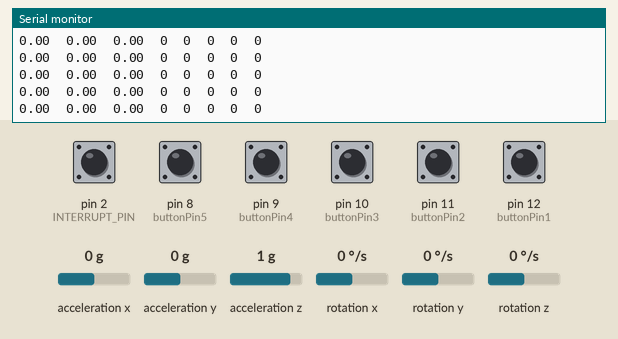
The sketch below on a simulated Arduino Uno, built with avr-gcc and run on an emulated ATmega328P. On the bench: the last lines printed to the serial monitor. The inputs (shaded band) are chosen by the test bench; at power-on: pin 8 (buttonPin5), pin 9 (buttonPin4), pin 10 (buttonPin3), pin 11 (buttonPin2), pin 12 (buttonPin1) HIGH, pin 2 (INTERRUPT_PIN) LOW, acceleration x 0 g, acceleration z 1 g, acceleration y 0 g, rotation x 0 °/s, rotation y 0 °/s, rotation z 0 °/s. The sensor or clock chip raises its interrupt line as the real part does.

Above: at 1.7 s.
1.8 s: acceleration x set to -1.4 g
At 2.5 s:
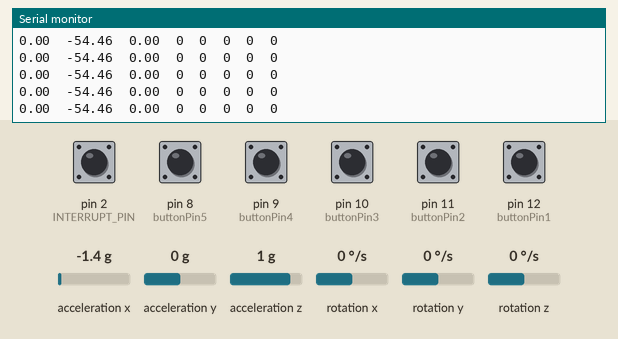
3.3 s: pin 8 (buttonPin5) pulled LOW for 0.15 s
6.4 s: acceleration z set to -1.4 g
At 7.0 s:
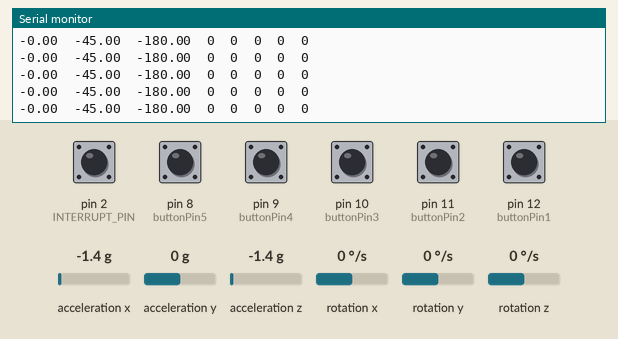
9.4 s: acceleration z set to 0 g
At 10.3 s:
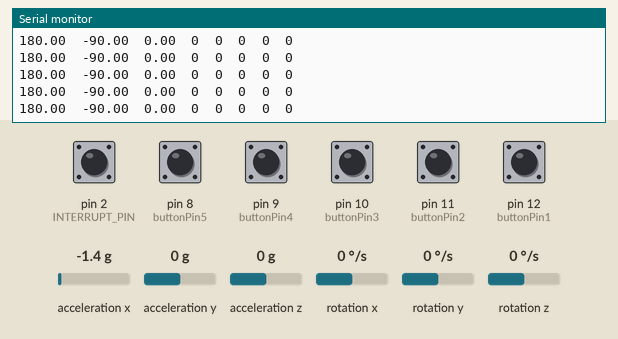
12.4 s: acceleration x set to 0 g
At 13.0 s:
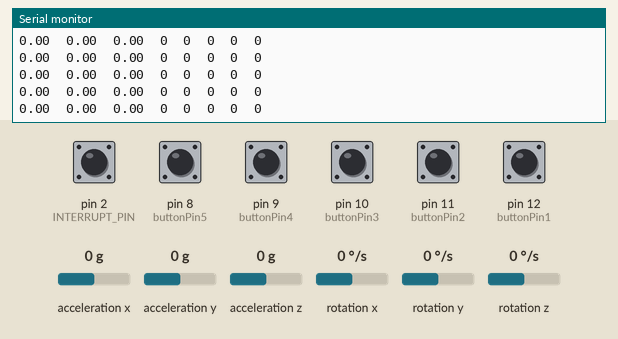
15.4 s: pin 9 (buttonPin4) pulled LOW for 0.15 s
Timing chart, 0 to 18.0 s (numbered marks = the images above; inputs shaded):
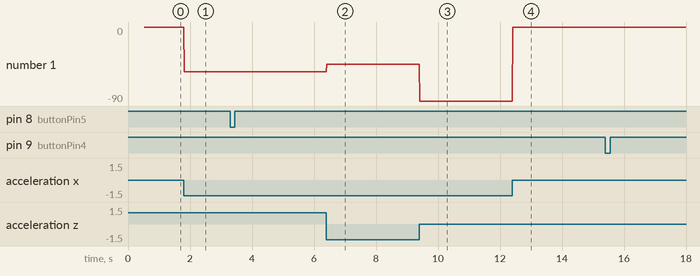

The sketch:

Gyro_MPU6050.ino
```cpp
// I2C device class (I2Cdev) demonstration Arduino sketch for MPU6050 class using DMP (MotionApps v2.0)
// 6/21/2012 by Jeff Rowberg <jeff@rowberg.net>
// Updates should (hopefully) always be available at https://github.com/jrowberg/i2cdevlib

#include "I2Cdev.h"
#include "MPU6050_6Axis_MotionApps20.h"

// Arduino Wire library is required if I2Cdev I2CDEV_ARDUINO_WIRE implementation
// is used in I2Cdev.h
#if I2CDEV_IMPLEMENTATION == I2CDEV_ARDUINO_WIRE
    #include "Wire.h"
#endif

// class default I2C address is 0x68
MPU6050 mpu;

#define OUTPUT_READABLE_YAWPITCHROLL
#define INTERRUPT_PIN 2  // use pin 2 on Arduino Uno & most boards

// MPU control/status vars
bool dmpReady = false;  // set true if DMP init was successful
uint8_t mpuIntStatus;   // holds actual interrupt status byte from MPU
uint8_t devStatus;      // return status after each device operation (0 = success, !0 = error)
uint16_t packetSize;    // expected DMP packet size (default is 42 bytes)
uint16_t fifoCount;     // count of all bytes currently in FIFO
uint8_t fifoBuffer[64]; // FIFO storage buffer

// orientation/motion vars
Quaternion q;           // [w, x, y, z]         quaternion container
VectorInt16 aa;         // [x, y, z]            accel sensor measurements
VectorInt16 aaReal;     // [x, y, z]            gravity-free accel sensor measurements
VectorInt16 aaWorld;    // [x, y, z]            world-frame accel sensor measurements
VectorFloat gravity;    // [x, y, z]            gravity vector
float euler[3];         // [psi, theta, phi]    Euler angle container
float ypr[3];           // [yaw, pitch, roll]   yaw/pitch/roll container and gravity vector

// Declare the pin(s) for the Button(s)
int buttonPin1 = 12;
int buttonPin2 = 11;
int buttonPin3 = 10;
int buttonPin4 = 9;
int buttonPin5 = 8;

// 0 open hand, 1 close hand
int buttonState1;
int buttonState2;
int buttonState3;
int buttonState4;
int buttonState5;

// ================================================================
// ===               INTERRUPT DETECTION ROUTINE                ===
// ================================================================

volatile bool mpuInterrupt = false;     // indicates whether MPU interrupt pin has gone high
void dmpDataReady() {
    mpuInterrupt = true;
}

// ================================================================
// ===                      INITIAL SETUP                       ===
// ================================================================

void setup() {
    // join I2C bus (I2Cdev library doesn't do this automatically)
    #if I2CDEV_IMPLEMENTATION == I2CDEV_ARDUINO_WIRE
        Wire.begin();
        Wire.setClock(400000); // 400kHz I2C clock. Comment this line if having compilation difficulties
    #elif I2CDEV_IMPLEMENTATION == I2CDEV_BUILTIN_FASTWIRE
        Fastwire::setup(400, true);
    #endif

    // initialize serial communication
    Serial.begin(115200);
    while (!Serial); // wait for Leonardo enumeration, others continue immediately

    // initialize device
    //Serial.println(F("Initializing I2C devices..."));
    mpu.initialize();
    pinMode(INTERRUPT_PIN, INPUT);

    devStatus = mpu.dmpInitialize();

    // supply your own gyro offsets here, scaled for min sensitivity
    mpu.setXGyroOffset(13);
    mpu.setYGyroOffset(44);
    mpu.setZGyroOffset(-115);
    mpu.setZAccelOffset(16472);

    // make sure it worked (returns 0 if so)
    if (devStatus == 0) {
        // turn on the DMP, now that it's ready
        //Serial.println(F("Enabling DMP..."));
        mpu.setDMPEnabled(true);

        // enable Arduino interrupt detection
        //Serial.println(F("Enabling interrupt detection (Arduino external interrupt 0)..."));
        attachInterrupt(digitalPinToInterrupt(INTERRUPT_PIN), dmpDataReady, RISING);
        mpuIntStatus = mpu.getIntStatus();

        // set our DMP Ready flag so the main loop() function knows it's okay to use it
        //Serial.println(F("DMP ready! Waiting for first interrupt..."));
        dmpReady = true;

        // get expected DMP packet size for later comparison
        packetSize = mpu.dmpGetFIFOPacketSize();
    } else {
        // ERROR!
    }

    // Activate the internal pull-up resistor
    pinMode(buttonPin1, INPUT_PULLUP);
    pinMode(buttonPin2, INPUT_PULLUP);
    pinMode(buttonPin3, INPUT_PULLUP);
    pinMode(buttonPin4, INPUT_PULLUP);
    pinMode(buttonPin5, INPUT_PULLUP);
}

// ================================================================
// ===                    MAIN PROGRAM LOOP                     ===
// ================================================================

void loop() {

    //unsigned long StartTime = millis();

    // if programming failed, don't try to do anything
    if (!dmpReady) return;

    // wait for MPU interrupt or extra packet(s) available
    while (!mpuInterrupt && fifoCount < packetSize) {
    }

    // reset interrupt flag and get INT_STATUS byte
    mpuInterrupt = false;
    mpuIntStatus = mpu.getIntStatus();

    // get current FIFO count
    fifoCount = mpu.getFIFOCount();

    // check for overflow (this should never happen unless our code is too inefficient)
    if ((mpuIntStatus & 0x10) || fifoCount == 1024) {
        // reset so we can continue cleanly
        mpu.resetFIFO();
        //Serial.println(F("FIFO overflow!"));

    // otherwise, check for DMP data ready interrupt (this should happen frequently)
    } else if (mpuIntStatus & 0x02) {
        // wait for correct available data length, should be a VERY short wait
        while (fifoCount < packetSize) fifoCount = mpu.getFIFOCount();

        // read a packet from FIFO
        mpu.getFIFOBytes(fifoBuffer, packetSize);

        // track FIFO count here in case there is > 1 packet available
        // (this lets us immediately read more without waiting for an interrupt)
        fifoCount -= packetSize;

        // Read the value of the input. It can either be 1 or 0
        int buttonValue1 = digitalRead(buttonPin1);
        int buttonValue2 = digitalRead(buttonPin2);
        int buttonValue3 = digitalRead(buttonPin3);
        int buttonValue4 = digitalRead(buttonPin4);
        int buttonValue5 = digitalRead(buttonPin5);

        // If button pushed, set value to 1. Else, set value to 0
        if (buttonValue1 == LOW) buttonState1 = 1;
        else buttonState1 = 0;
        if (buttonValue2 == LOW) buttonState2 = 1;
        else buttonState2 = 0;
        if (buttonValue3 == LOW) buttonState3 = 1;
        else buttonState3 = 0;
        if (buttonValue4 == LOW) buttonState4 = 1;
        else buttonState4 = 0;
        if (buttonValue5 == LOW) buttonState5 = 1;
        else buttonState5 = 0;
    }

        #ifdef OUTPUT_READABLE_YAWPITCHROLL
            // display Euler angles in degrees
            mpu.dmpGetQuaternion(&q, fifoBuffer);
            mpu.dmpGetGravity(&gravity, &q);
            mpu.dmpGetYawPitchRoll(ypr, &q, &gravity);

            //unsigned long CurrentTime = millis();
            //unsigned long ElapsedTime = CurrentTime - StartTime;
            //Serial.print(ElapsedTime);
            //Serial.print(" ms >>> ");

            Serial.print(ypr[0] * 180/M_PI);
            Serial.print("\t");
            Serial.print(ypr[1] * 180/M_PI);
            Serial.print("\t");
            Serial.print(ypr[2] * 180/M_PI);
            Serial.print("\t");
            Serial.print(buttonState1);
            Serial.print("\t");
            Serial.print(buttonState2);
            Serial.print("\t");
            Serial.print(buttonState3);
            Serial.print("\t");
            Serial.print(buttonState4);
            Serial.print("\t");
            Serial.println(buttonState5);
        #endif
    }
```

Measured:
- after the input at 1.8 s, the serial monitor: prints a new line at once (image 1)
- after the input at 6.4 s, the serial monitor: prints a new line at once (image 2)
- after the input at 9.4 s, the serial monitor: prints a new line at once (image 3)
- after the input at 12.4 s, the serial monitor: prints a new line at once (image 4)
- plotted number 1: 0 → -54.46 after the input at 1.8 s, -54.46 → -45 after the input at 6.4 s, -45 → -90 after the input at 9.4 s
